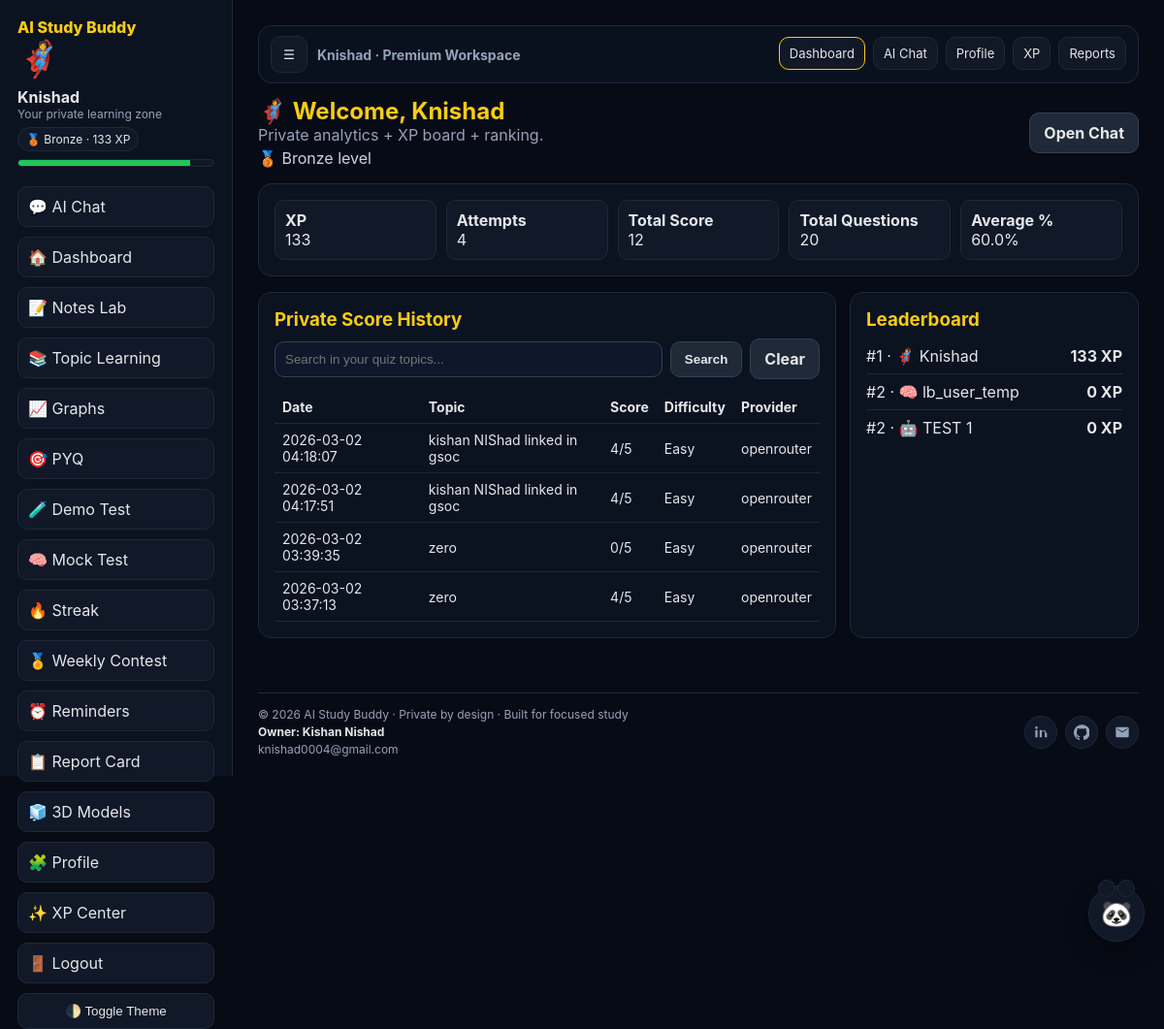
The page /dashboard (signed in) on the database as committed earlier.
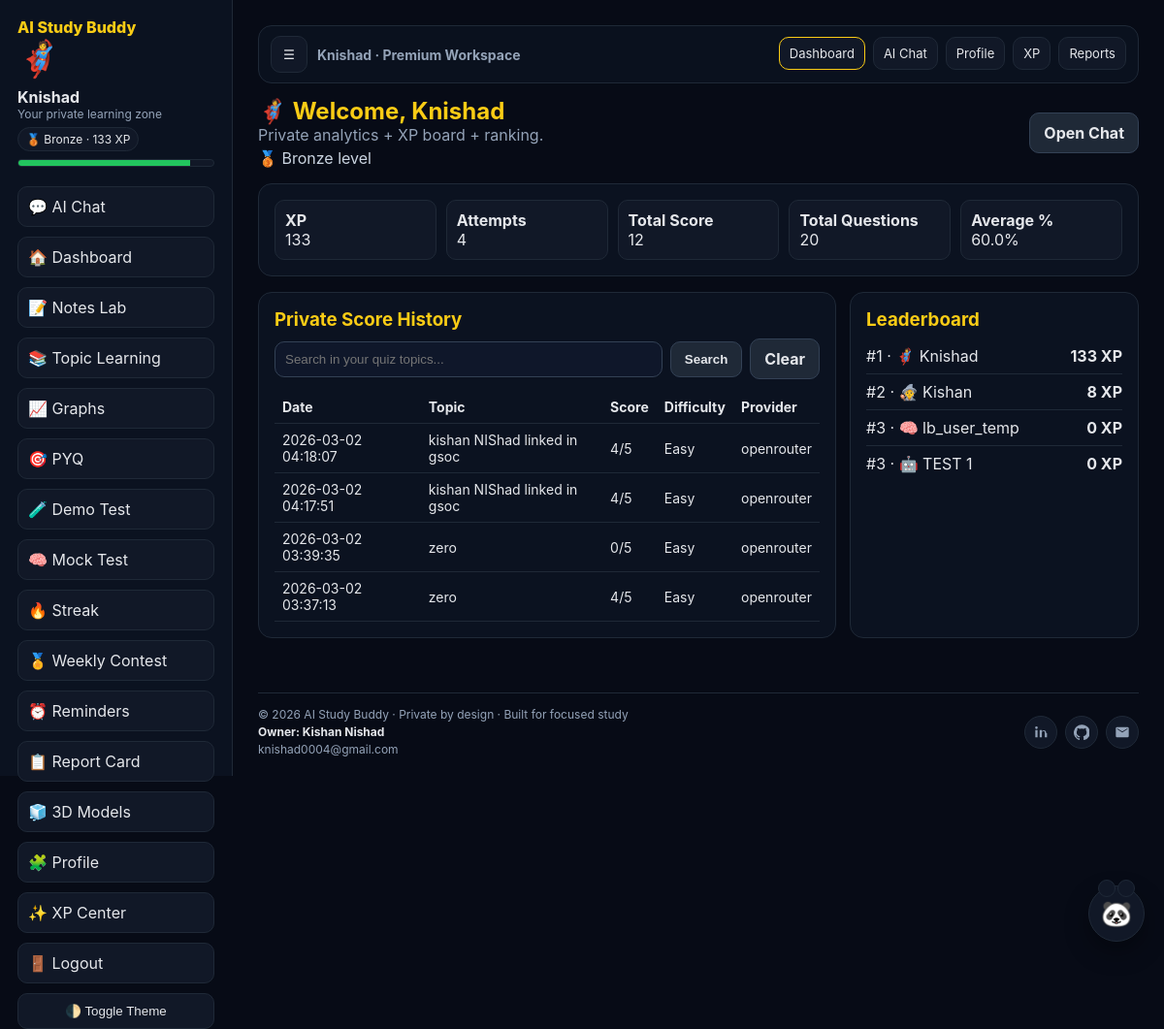
The same page on the database as committed later.
### tables this page shows
CREATE TABLE quiz_scores (
            id INTEGER PRIMARY KEY AUTOINCREMENT,
            topic TEXT,
            score INTEGER,
            total INTEGER,
            difficulty TEXT,
            date TEXT
        , provider TEXT, user_id INTEGER);

CREATE TABLE users (
            id INTEGER PRIMARY KEY AUTOINCREMENT,
            username TEXT UNIQUE NOT NULL,
            password_hash TEXT NOT NULL,
            avatar TEXT NOT NULL,
            created_at TEXT NOT NULL
        , xp INTEGER NOT NULL DEFAULT 0);

### app.py (the view)
    @app.get("/dashboard")
    @login_required
    def dashboard():
        query = (request.args.get("q") or "").strip()
        rows, stats = build_dashboard_data(app, g.user["id"], query)
        leaderboard = get_leaderboard(app, 20)
        return render_template(
            "dashboard.html",
            user=g.user,
            rows=rows,
            stats=stats,
            query=query,
            leaderboard=leaderboard,
            level_info=get_level_info(int(g.user["xp"])),
        )

### app.py (called while the page is built)
def get_db_connection(app: Flask) -> sqlite3.Connection:
    conn = sqlite3.connect(app.config["DATABASE_PATH"])
    conn.row_factory = sqlite3.Row
    return conn

def login_required(view):
    @wraps(view)
    def wrapped_view(*args, **kwargs):
        if "user_id" not in session:
            return redirect(url_for("login"))
        return view(*args, **kwargs)
    return wrapped_view

def get_current_user(app: Flask):
    user_id = session.get("user_id")
    if not user_id:
        return None
    conn = get_db_connection(app)
    user = conn.execute("SELECT id, username, avatar, xp FROM users WHERE id = ?", (user_id,)).fetchone()
    conn.close()
    return user

### templates/dashboard.html (shortened to what this page needs)
{% extends 'base.html' %}
{% block content %}
<section class="hero">
  <div>
    <h1>{{ user['avatar'] }} Welcome, {{ user['username'] }}</h1>
    <p style="color:#94a3b8">Private analytics + XP board + ranking.</p>
    {% if level_info %}<p style="color:#cbd5e1;margin-top:4px">{{ level_info['icon'] }} {{ level_info['name'] }} level</p>{% endif %}
  </div>
  <a class="btn btn-alt" href="{{ url_for('chat') }}">Open Chat</a>
</section>
<section class="panel">
  <div class="stats">
    <div class="stat"><strong>XP</strong><div>{{ user['xp'] }}</div></div>
    <div class="stat"><strong>Attempts</strong><div>{{ stats['attempts'] }}</div></div>
    <div class="stat"><strong>Total Score</strong><div>{{ stats['total_score'] }}</div></div>
    <div class="stat"><strong>Total Questions</strong><div>{{ stats['total_questions'] }}</div></div>
    <div class="stat"><strong>Average %</strong><div>{{ stats['average_percent'] }}%</div></div>
  </div>
</section>
<section class="top-grid">
  <section class="panel">
    <h3 style="margin-bottom:8px;color:#facc15">Private Score History</h3>
    <form method="GET" class="searchbar">
      <input type="text" name="q" placeholder="Search in your quiz topics..." value="{{ query }}">
      <button class="btn btn-alt" type="submit">Search</button>
      <a class="btn btn-alt" href="{{ url_for('dashboard') }}">Clear</a>
    </form>
    <table>
      <thead>
        <tr><th>Date</th><th>Topic</th><th>Score</th><th>Difficulty</th><th>Provider</th></tr>
      </thead>
      <tbody>
        {% if rows %}
          {% for item in rows %}
            <tr>
              <td>{{ item['date'] }}</td>
              <td>{{ item['topic'][:45] }}</td>
              <td>{{ item['score'] }}/{{ item['total'] }}</td>
              <td>{{ item['difficulty'] }}</td>
              <td>{{ item['provider'] or '-' }}</td>
            </tr>
          {% endfor %}
        {% else %}
          <tr><td colspan="5">No quiz records found.</td></tr>
        {% endif %}
      </tbody>
    </table>
  </section>
  <section class="panel">
    <h3 style="margin-bottom:8px;color:#facc15">Leaderboard</h3>
    {% for item in leaderboard[:10] %}
      <div class="rank-row">
        <div>#{{ item['rank'] }} · {{ item['avatar'] }} {{ item['username'] }}</div>
        <strong>{{ item['xp'] }} XP</strong>
      </div>
    {% endfor %}
  </section>
</section>
{% endblock %}

### templates/base.html (shortened to what the changed rows need)
<!DOCTYPE html>
<html lang="en">
<head>
</head>
<body>
  <div class="layout">
    {% if user %}
    <aside class="sidebar" id="appSidebar">
      <div class="sidebar-top">
        <div class="brand">AI Study Buddy</div>
      </div>
      <div class="avatar-badge">{{ user['avatar'] }}</div>
      <div><strong>{{ user['username'] }}</strong></div>
      <div class="small">Your private learning zone</div>
      {% if current_level %}
      <div class="level-pill">{{ current_level['icon'] }} {{ current_level['name'] }} · {{ user['xp'] }} XP</div>
      <div class="progress-track"><div class="progress-bar" data-progress="{{ current_level['progress'] }}"></div></div>
      {% endif %}
      <nav class="menu">
        <a href="{{ url_for('chat') }}">💬 AI Chat</a>
        <a href="{{ url_for('dashboard') }}">🏠 Dashboard</a>
        <a href="{{ url_for('notes_lab') }}">📝 Notes Lab</a>
        <a href="{{ url_for('topic_learning') }}">📚 Topic Learning</a>
        <a href="{{ url_for('graphs_page') }}">📈 Graphs</a>
        <a href="{{ url_for('pyq_page') }}">🎯 PYQ</a>
        <a href="{{ url_for('demo_test') }}">🧪 Demo Test</a>
        <a href="{{ url_for('mock_test') }}">🧠 Mock Test</a>
        <a href="{{ url_for('streak_page') }}">🔥 Streak</a>
        <a href="{{ url_for('weekly_contest') }}">🏅 Weekly Contest</a>
        <a href="{{ url_for('reminders_page') }}">⏰ Reminders</a>
        <a href="{{ url_for('report_card') }}">📋 Report Card</a>
        <a href="{{ url_for('models_3d') }}">🧊 3D Models</a>
        <a href="{{ url_for('profile') }}">🧩 Profile</a>
        <a href="{{ url_for('xp_center') }}">✨ XP Center</a>
        <a href="{{ url_for('logout') }}">🚪 Logout</a>
      </nav>
      <button id="themeToggle" class="theme-toggle" type="button">🌓 Toggle Theme</button>
    </aside>
    {% endif %}
    <main class="main">
      {% if user %}
      <header class="topbar">
        <div class="topbar-left">
          <button id="sidebarToggle" class="sidebar-toggle" type="button" aria-label="Toggle sidebar">☰</button>
          <div class="top-title">{{ user['username'] }} · Premium Workspace</div>
        </div>
        <nav class="top-links" aria-label="Quick navigation">
          <a href="{{ url_for('dashboard') }}" class="{% if request.endpoint == 'dashboard' %}active{% endif %}">Dashboard</a>
          <a href="{{ url_for('chat') }}" class="{% if request.endpoint == 'chat' %}active{% endif %}">AI Chat</a>
          <a href="{{ url_for('profile') }}" class="{% if request.endpoint == 'profile' %}active{% endif %}">Profile</a>
          <a href="{{ url_for('xp_center') }}" class="{% if request.endpoint == 'xp_center' %}active{% endif %}">XP</a>
          <a href="{{ url_for('report_card') }}" class="{% if request.path.startswith('/report-card') %}active{% endif %}">Reports</a>
        </nav>
      </header>
      {% endif %}
      <div class="main-content">
      {% block content %}{% endblock %}
      </div>
    </main>
  </div>
</body>
</html>

Rows that differ between the two databases and show on the page:
added users: rank "2", avatar "🧙", username "Kishan", xp "8"
computed for users "lb_user_temp": rank "2" → "3"
computed for users "TEST 1": rank "2" → "3"
